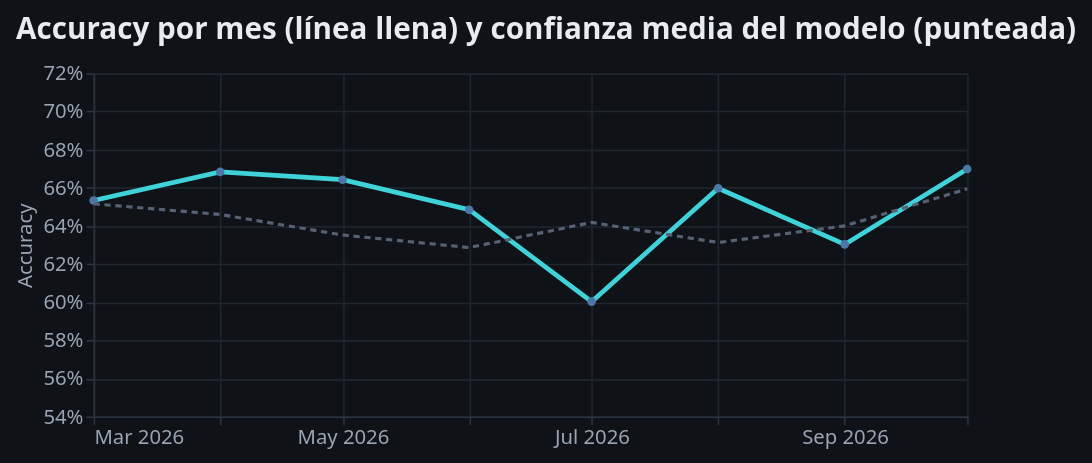

The notebook cell saved with this chart:
### Markdown cell above
#### 4. A lo largo del test: el mes del parón

El test cubre siete meses y medio. Si el mundo cambiara rápido (parches, rosters), el modelo debería empeorar con el tiempo.

### Code cell
mensual = detalle.groupby('mes').agg(series=('acierto', 'size'), accuracy=('acierto', 'mean'),
                                     confianza=('confianza', 'mean'), sorpresas=('sorpresa', 'mean'),
                                     fav_inactivo=('fav_inactivo_30d', 'mean')).reset_index()
display(mensual.round(3))
base = alt.Chart(mensual).encode(x=alt.X('yearmonth(mes):T', title=None, axis=alt.Axis(format='%b %Y')))
(base.mark_line(point=True, color=graf.ACENTO, strokeWidth=3).encode(
    y=alt.Y('accuracy:Q', scale=alt.Scale(domain=[0.55, 0.72]), axis=alt.Axis(format='.0%'), title='Accuracy'),
    tooltip=[alt.Tooltip('yearmonth(mes):T', title='Mes'), 'series', alt.Tooltip('accuracy:Q', format='.1%'),
             alt.Tooltip('sorpresas:Q', format='.1%')])
 + base.mark_line(strokeDash=[4, 3], color=graf.SUAVE).encode(y='confianza:Q')
).properties(width=560, height=220, title='Accuracy por mes (línea llena) y confianza media del modelo (punteada)')

### Figure 1 — Vega-Lite specification as saved in the notebook (floating-point values rounded to 4 significant figures)
{"config": {"background": "#0f1318", "font": "Barlow, \"Segoe UI\", Helvetica, Arial, sans-serif", "padding": 10, "view": {"continuousWidth": 300, "continuousHeight": 300, "stroke": null}, "axis": {"domainColor": "#2b3440", "gridColor": "#1f262f", "labelColor": "#9aa5b4", "labelFont": "Barlow, \"Segoe UI\", Helvetica, Arial, sans-serif", "labelFontSize": 13, "tickColor": "#2b3440", "titleColor": "#9aa5b4", "titleFont": "Barlow, \"Segoe UI\", Helvetica, Arial, sans-serif", "titleFontSize": 13, "titleFontWeight": "normal"}, "legend": {"labelColor": "#e8ecf1", "labelFontSize": 13, "titleColor": "#9aa5b4", "titleFontSize": 13, "titleFontWeight": "normal"}, "header": {"labelColor": "#e8ecf1", "labelFontSize": 13, "titleColor": "#9aa5b4", "titleFontSize": 13}, "text": {"color": "#e8ecf1", "font": "Barlow, \"Segoe UI\", Helvetica, Arial, sans-serif"}, "title": {"anchor": "start", "fontSize": 19, "font": "Rajdhani, \"Arial Narrow\", \"Segoe UI\", sans-serif", "fontWeight": 700, "color": "#e8ecf1", "subtitleColor": "#9aa5b4", "subtitleFontSize": 13, "subtitleFont": "Barlow, \"Segoe UI\", Helvetica, Arial, sans-serif", "offset": 12}}, "layer": [{"mark": {"type": "line", "color": "#3fd2d8", "point": true, "strokeWidth": 3}, "encoding": {"tooltip": [{"field": "mes", "timeUnit": "yearmonth", "title": "Mes", "type": "temporal"}, {"field": "series", "type": "quantitative"}, {"field": "accuracy", "format": ".1%", "type": "quantitative"}, {"field": "sorpresas", "format": ".1%", "type": "quantitative"}], "x": {"axis": {"format": "%b %Y"}, "field": "mes", "timeUnit": "yearmonth", "title": null, "type": "temporal"}, "y": {"axis": {"format": ".0%"}, "field": "accuracy", "scale": {"domain": [0.55, 0.72]}, "title": "Accuracy", "type": "quantitative"}}}, {"mark": {"type": "line", "color": "#566273", "strokeDash": [4, 3]}, "encoding": {"x": {"axis": {"format": "%b %Y"}, "field": "mes", "timeUnit": "yearmonth", "title": null, "type": "temporal"}, "y": {"field": "confianza", "type": "quantitative"}}}], "data": {"name": "data-877ad33d77f08df61ec5b2a3a2c31589"}, "height": 220, "title": "Accuracy por mes (línea llena) y confianza media del modelo (punteada)", "width": 560, "$schema": "https://vega.github.io/schema/vega-lite/v5.20.1.json", "datasets": {"data-877ad33d77f08df61ec5b2a3a2c31589": [{"mes": "2026-03-01T00:00:00", "series": 1693, "accuracy": 0.6533, "confianza": 0.6516, "sorpresas": 0.3556, "fav_inactivo": 0.01181}, {"mes": "2026-04-01T00:00:00", "series": 1420, "accuracy": 0.6683, "confianza": 0.646, "sorpresas": 0.3451, "fav_inactivo": 0.01901}, {"mes": "2026-05-01T00:00:00", "series": 1370, "accuracy": 0.6642, "confianza": 0.6352, "sorpresas": 0.3584, "fav_inactivo": 0.0219}, {"mes": "2026-06-01T00:00:00", "series": 697, "accuracy": 0.6485, "confianza": 0.6286, "sorpresas": 0.3572, "fav_inactivo": 0.04591}, {"mes": "2026-07-01T00:00:00", "series": 768, "accuracy": 0.6003, "confianza": 0.6418, "sorpresas": 0.3984, "fav_inactivo": 0.09115}, {"mes": "2026-08-01T00:00:00", "series": 1105, "accuracy": 0.6597, "confianza": 0.6313, "sorpresas": 0.3566, "fav_inactivo": 0.04525}, {"mes": "2026-09-01T00:00:00", "series": 1136, "accuracy": 0.6303, "confianza": 0.64, "sorpresas": 0.3794, "fav_inactivo": 0.03521}, {"mes": "2026-10-01T00:00:00", "series": 630, "accuracy": 0.6698, "confianza": 0.6594, "sorpresas": 0.3413, "fav_inactivo": 0.03333}]}}
